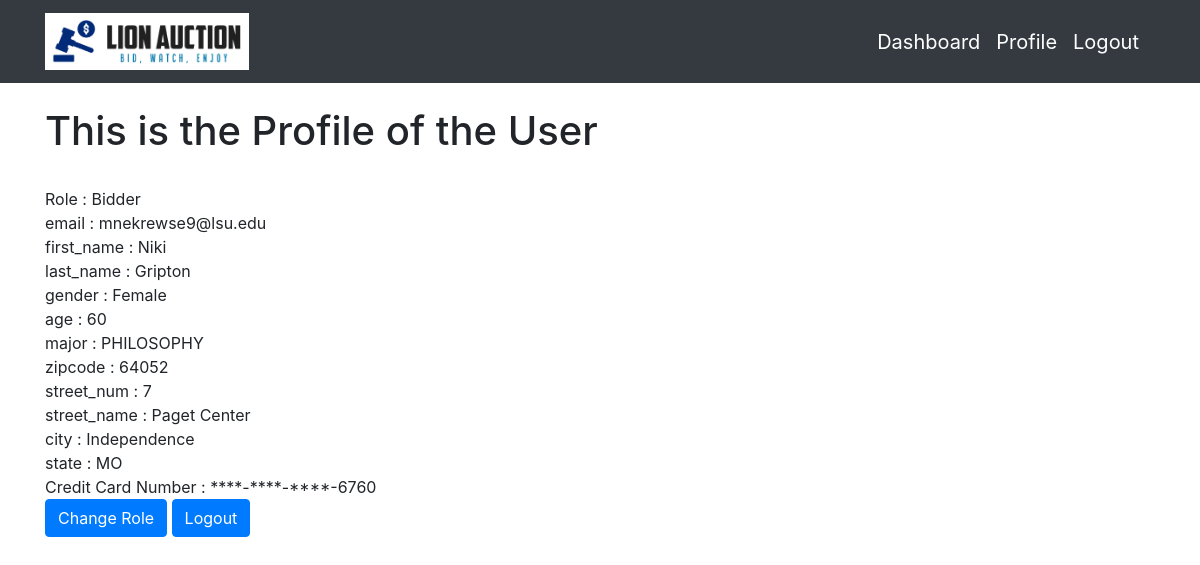
Page /profile (signed in) on the committed database.
### tables this page shows
CREATE TABLE Bidders (email TEXT,first_name TEXT,last_name TEXT, gender TEXT,age INTEGER, home_address_id TEXT, major TEXT, PRIMARY KEY(email));

CREATE TABLE Address (address_id TEXT,zipcode TEXT, street_num INTEGER, street_name TEXT, PRIMARY KEY(address_id), FOREIGN KEY (zipcode) REFERENCES Zipcode_Info);

CREATE TABLE Zipcode_Info (zipcode TEXT, city TEXT, state TEXT, PRIMARY KEY(zipcode));

### app.py (the view, shortened to what this page needs)
@app.route('/profile', methods = ['GET', 'POST'])
def profile():
    if 'email' not in session: #not logged in
        return redirect(url_for('login'))
    conn = sql.connect('database.db')
    cursor = conn.cursor()
    data = {'Role': session['role']}
    if session['role'] == "Bidder":
        cursor.execute("SELECT * FROM Bidders LIMIT 0")
        headers = [x[0] for x in cursor.description]
        cursor.execute("SELECT * FROM Bidders WHERE email=?", (session['email'],))
        details = cursor.fetchone()
        for i in range(len(headers)):
            data[headers[i]] = details[i]
        data = load_details_from_id('Address', 'home_address_id', 'address_id', data)
        data = load_details_from_id('Zipcode_Info', 'zipcode', 'zipcode', data)
        cursor.execute("SELECT credit_card_num FROM Credit_Cards WHERE Owner_email=?", (session['email'],))
        cc_num = "****-****-****-" + cursor.fetchone()[0][-4:]
        data['Credit Card Number'] = cc_num
        data.pop('home_address_id')
    return render_template('profile.html', data = data)

### app.py (called while the page is built)
def load_details_from_id(table_name, id_name, id_in_table, data):
    conn = sql.connect('database.db')
    cursor = conn.cursor()
    id = data[id_name]
    cursor.execute("SELECT * FROM " + table_name + " LIMIT 0")
    headers = [x[0] for x in cursor.description]
    cursor.execute("SELECT * FROM " + table_name + " WHERE " + id_in_table +"=?", (id,))
    details = cursor.fetchone()
    print(details, headers)
    for i in range(len(headers)):
        if headers[i] == id_in_table:
            continue
        data[headers[i]] = details[i]
    return data

### templates/profile.html (shortened to what this page needs)
{% extends "base.html" %}
{% block content %}
<h1>This is the Profile of the User</h1><br>
{% for k, v in data.items() %}
    {{k}} : {{v}} <br>
{% endfor %}
<form method="POST">
    <button type="submit" class="btn btn-primary"> Change Role </button>
    <a href="/logout" class="btn btn-primary">Logout</a>
</form>
{% endblock %}

### static/css/style.css (style rules this page uses)
body { align-items: center; }

### rows in the picture
Bidders: k "email", email "mnekrewse9@lsu.edu", k "first_name", first_name "Niki", k "last_name", last_name "Gripton", k "gender", gender "Female", k "major", major "PHILOSOPHY"
Address: k "zipcode", zipcode "64052", k "street_name", street_name "Paget Center"
Zipcode_Info: k "city", city "Independence", k "state", state "MO"

### other values in the picture
{{ k }} "Role" "age" "street_num" "Credit Card Number"
{{ v }} "Bidder" "60" "7" "****-****-****-6760"
